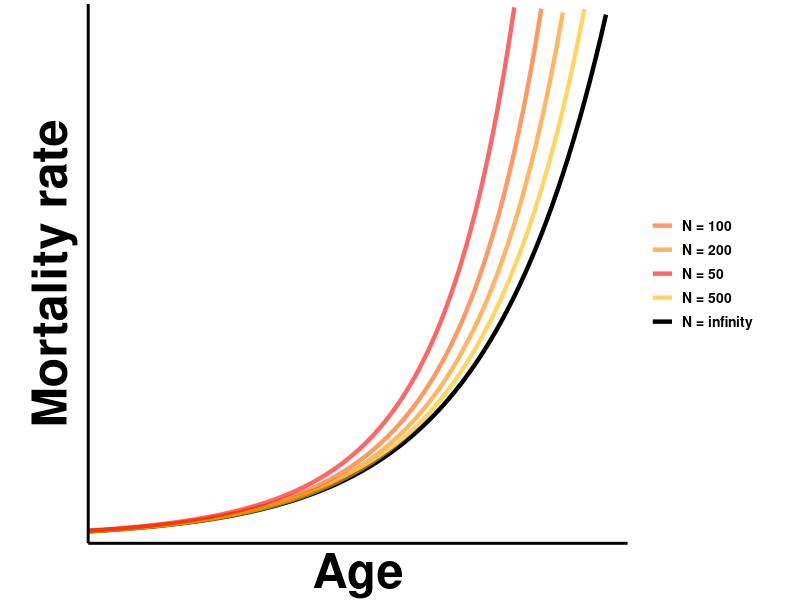
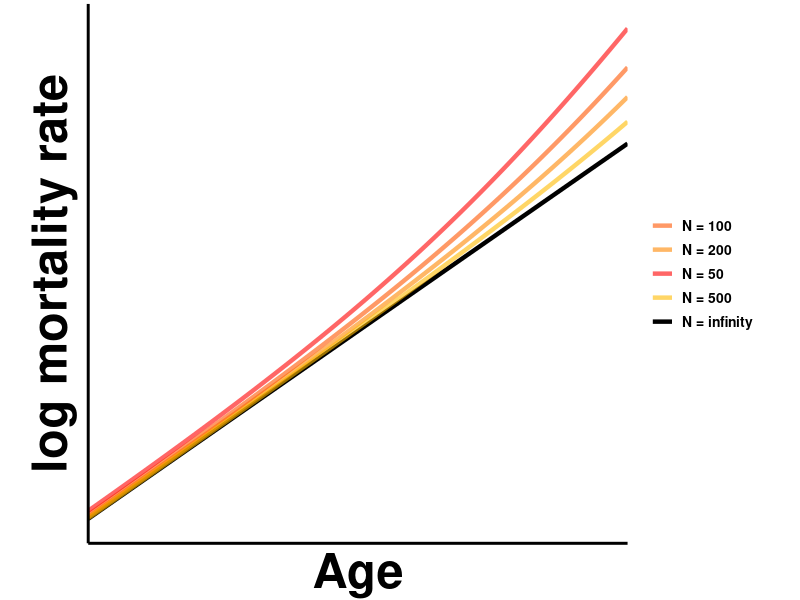

The R script that drew these images, in order:
############################
# Compare how the deterministic predictions compare to
# expected trajectory of finite N (stochastic) systems that we got from Ito
# for the Tithonus model
# Written by Shikhara Bhat
# JGU Mainz, Germany
# Date: Mon Oct 06 20:33:41 2025
###########################
library(ggplot2) #for plotting


##########################
#Define the curves we want to plot
# we are using failures: f ---> f + 1/N at rate r_+ = (1-f)*(2phi + kr f)
#              repair:   f ---> f - 1/N at rate r_- = (1-f)*phi
#
# thus the failure rule is r_+ - r_- = (1-f)*(phi + kr f)
# and the turnover is (r_+ + r_-) = (1-f)*(3phi + kr).

#The Gompertz-Makeham curve M + a*exp(bt)
gompertz_makeham <- function(t,phi,k,mu_e,chi,f0){
  
  #composite variables for convenience
  alpha <- phi + k*f0
  beta <- phi + k
  
  #from our analytics
  M <- mu_e - (chi*phi)/(k+phi)
  a <- chi*alpha/((k+phi)*(1-f0))
  
  return (M + a*exp(beta*t))
}


# the N to infinity prediction
inf_N_solution <- function(t,phi,k,mu_e,chi,f0,N){
  
  #composite variables for convenience
  alpha <- phi + k*f0
  beta <- phi + k
  
  numerator <- (alpha*exp(beta*t))-phi*(1-f0)
  denominator <- beta + alpha*(exp(beta*t)-1)
  
  #analytical solution
  f <- numerator/denominator
  
  intr_mort <- f/(1-f) 
  return (mu_e + chi*intr_mort)
}


dmu <- function(t,phi,k,chi,f0,N){
  
  #composite variables for convenience
  alpha <- phi + k*f0
  beta <- phi + k
  
  numerator <- (alpha*exp(beta*t))-phi*(1-f0)
  denominator <- beta + alpha*(exp(beta*t)-1)
  
  #analytical solution
  f <- numerator/denominator
  
  r <- (1-f)*(phi+k*f)
  tau <- (1-f)*(3*phi + k)
  
  muprime <- chi/((1-f)^2)
  
  mudoubleprime <- 2*chi/((1-f)^3)
  
  
  return (r*muprime + (tau*mudoubleprime/(2*N)))
}

#for N < \infty we'll just solve it numerically
expected_finite_N_solution <- function(t,phi,k,mu_e,chi,f0,N){
  
  intrinsic_mort <- integrate(dmu, lower=0, upper = t, phi=phi,k=k,chi=chi,f0=f0,N=N)$value
  
  return (mu_e +  intrinsic_mort)
}

expected_finite_N_solution <- Vectorize(expected_finite_N_solution)


###############################
#Plotting

#define parameters
#X and Y axis scales are unparameterized/arbitrary anyway.
my_params <- list(phi = 0.001, #intrinsic failure (constant component)
                  k = 0.1, #interdependence rate (coefficient of linear component)
                  mu_e = 1e-5, #extrinsic mortality
                  chi = 0.2,   #how strongly failures impact mortality
                  f0 = 0.01 #initial condition
)

#base layer. Control the axis limits and padding here. Limits chosen here are arbitrary.
lineplot <- ggplot() + scale_x_continuous(limits = c(50,95), expand = c(0,0))
lineplot <- lineplot + scale_y_continuous(limits = c(-0.5,50), expand = c(0,0))


###########################
#Plot on a linear scale


#lineplot <- lineplot + geom_function(fun=gompertz_makeham, args = my_params,aes(color='Gompertz-Makeham'),linetype='dashed',linewidth=2,linetype = 'dashed')
lineplot <- lineplot + geom_function(fun=inf_N_solution, args = c(my_params,N=Inf),aes(color='N = infinity'),linewidth=1.5, alpha = 1)
lineplot <- lineplot + geom_function(fun=expected_finite_N_solution, args = c(my_params,N=200),aes(color='N = 200'),linewidth=1.5, alpha = 0.6)
lineplot <- lineplot + geom_function(fun=expected_finite_N_solution, args = c(my_params,N=100),aes(color='N = 100'),linewidth=1.5, alpha = 0.6)
lineplot <- lineplot + geom_function(fun=expected_finite_N_solution, args = c(my_params,N=500),aes(color='N = 500'),linewidth=1.5, alpha = 0.6)
lineplot <- lineplot + geom_function(fun=expected_finite_N_solution, args = c(my_params,N=50),aes(color='N = 50'),linewidth=1.5, alpha = 0.6)

#add a vertical line for plateau time
#lineplot <- lineplot + geom_vline(xintercept = plateau_time(phi=0.08,f0=0,kr=7.92),linetype='dotted',linewidth=2,alpha=0.6, color='#666666')

#add a legend
lineplot <- lineplot + scale_color_manual(values =  c('N = infinity'='#000000',
                                                      'N = 50'='#ff0000',
                                                      'N = 100'='#ff5500',
                                                      'N = 200'='#ff8800',
                                                      'N = 500'='#ffbb00'
                                                      ))


# #aesthetics
lineplot <- lineplot + theme_light() + xlab('Age') + ylab("Mortality rate")
lineplot <- lineplot + theme(panel.border = element_blank(), axis.line = element_line(colour = "black",linewidth=1), panel.grid.major = element_blank(), panel.grid.minor = element_blank())
#lineplot <- lineplot + theme(axis.text = element_text(face = 'bold', color = 'black',size = 30)) #in case we want numbers on the axes
lineplot <- lineplot + theme(axis.title = element_text(face = 'bold',color = 'black',size = 35))
lineplot <- lineplot + theme(legend.text = element_text(face = 'bold', color = 'black',size = 10))
lineplot <- lineplot + theme(aspect.ratio = 1) #set aspect ratio
lineplot <- lineplot + theme(legend.title=element_blank()) #remove legend title
lineplot <- lineplot + theme(axis.ticks.length = unit(.15, "cm")) + theme(axis.ticks = element_line(color='black',linewidth=0.5))
#plot margins are to be provided in the order top, right, bottom, left
lineplot <- lineplot + theme(plot.margin = margin(0.1, 1, ,0.8 , "cm"))

#Remove the numeric values on the x and y axes (because we don't care about the actual numbers)
lineplot <- lineplot + theme(axis.text.x=element_blank(),
                             axis.ticks.x=element_blank(),
                             axis.text.y=element_blank(),
                             axis.ticks.y=element_blank())

lineplot
# 
# suppressWarnings(print(lineplot)) #view the plot
#
# #uncomment below to save the figure as an SVG
#ggsave(file='./output/fig_2C.svg', plot=lineplot, width=10, height=10)
 
# #################################
# #also plot the same curves on a log scale
# 
#transform to log scale
logplot <- lineplot + scale_y_continuous(trans='log') + ylab("log mortality rate")
logplot
# 
# #suppressWarnings(print(logplot)) #view the plot
# 
# #uncomment below to save the figure as an SVG
#ggsave(file='./output/fig_2D.svg', plot=logplot, width=10, height=10)
